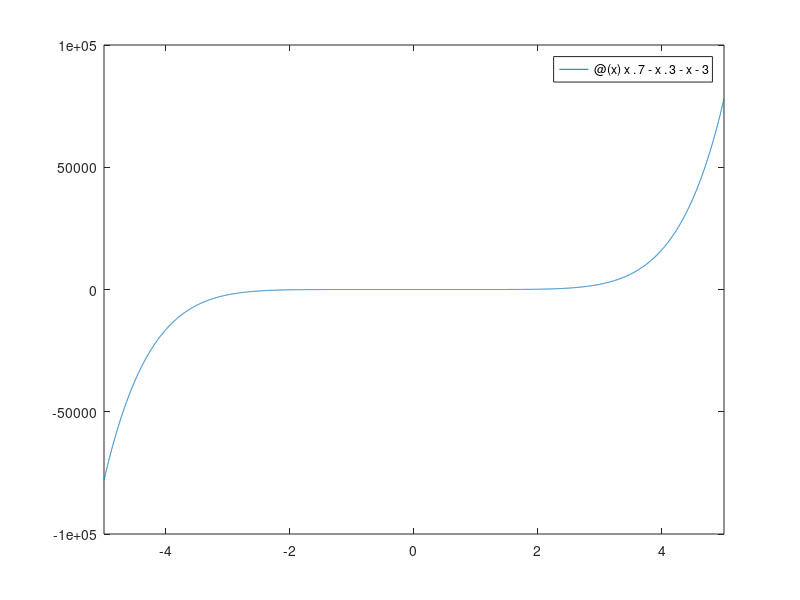

Reproduce this figure in MATLAB. (Note: this script raises an error after producing the figure.)
clear; clc; close all;

% Description: Finds root of the given equation using bisection method.

f = @(x) x.^7 - x.^3 - x - 3;

fplot(f)
a = -5; b = 5;
tol = 0.0001; maxIter = 1000;

[c, iter] = bisection(f,a,b,tol,maxIter);
fprintf('The root in the interval [%d, %d] is %.4f\n',a,b,c)

hold on
plot(c,f(c),'o')
set(gca,'xaxislocation','origin')
set(gca,'yaxislocation','origin')


function [c, iter] = bisection(f,a,b,tol,maxIter)
	c = mean([a,b]);
    err = 1;
	iter = 0;
	while ((iter < maxIter) && (err > tol))
		[a,b] = rootInterval(f,a,b,c);
		cold = mean([a,b]);
        err = abs(c-cold)/abs(cold);
        c = cold;
		iter = iter + 1;
	end
end
